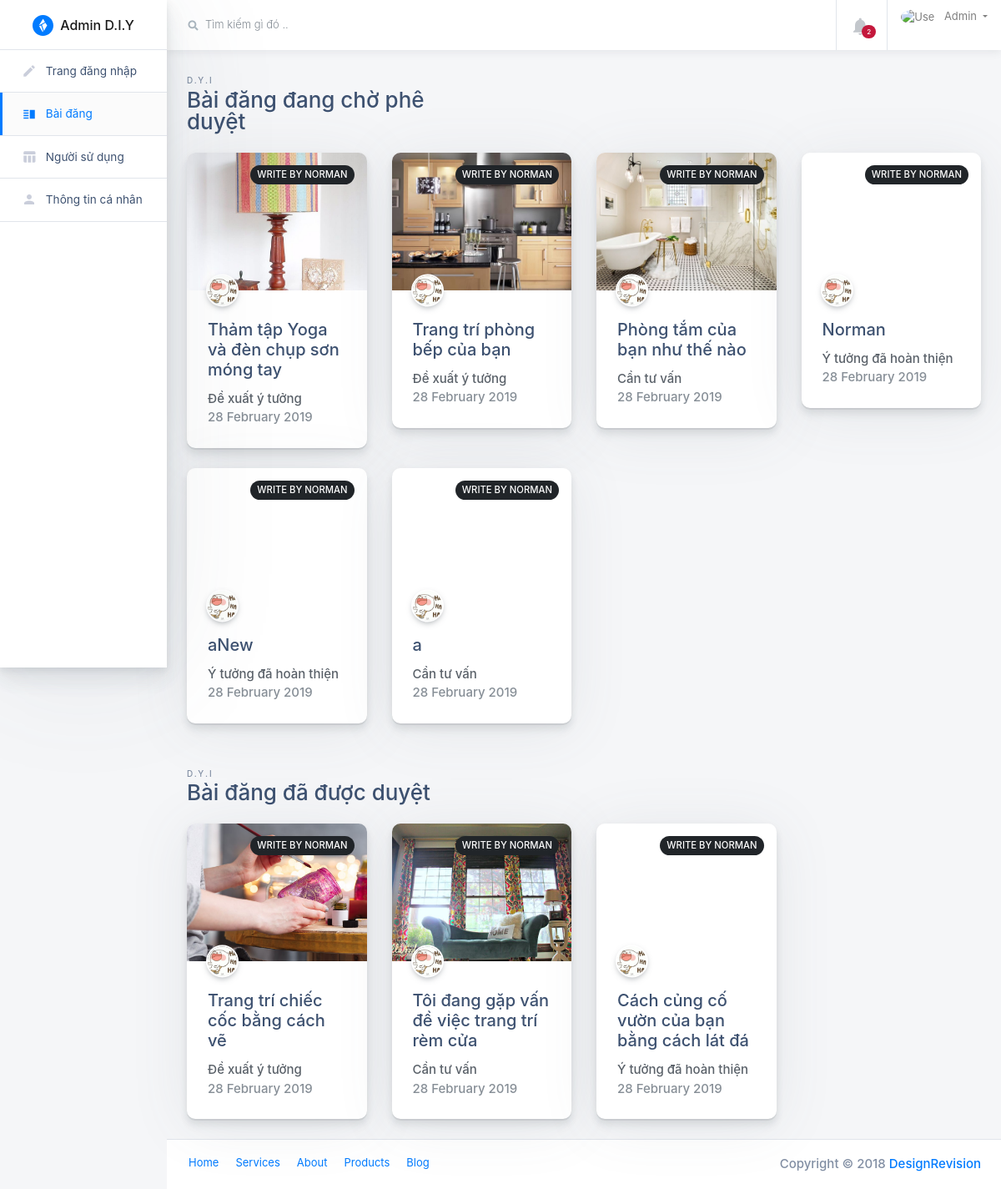
The page /src/Admin/components-blog-posts.php on the database its author committed.
### tables this page shows
CREATE TABLE `news` (
  `id` int(8) NOT NULL,
  `username` varchar(500) NOT NULL,
  `title` varchar(2000) NOT NULL,
  `category` varchar(200) NOT NULL,
  `status` varchar(2000) NOT NULL,
  `link_image` varchar(200) NOT NULL,
  `allowed` tinyint(1) NOT NULL,
  `content_post` longtext DEFAULT NULL,
  `material` int(8) NOT NULL,
  `cost` varchar(10) DEFAULT NULL,
  `time_do` varchar(200) NOT NULL,
  `chooseLevel` varchar(200) NOT NULL
);

### src/Admin/components-blog-posts.php (the view, shortened to what this page needs)
<?php
include "../../public/php/connect.php";
?>
<!doctype html>
<html class="no-js h-100" lang="en">
<head>
    <link href="https://use.fontawesome.com/releases/v5.0.6/css/all.css" rel="stylesheet">
    <link rel="stylesheet" href="https://stackpath.bootstrapcdn.com/bootstrap/4.1.3/css/bootstrap.min.css"
>
    <link rel="stylesheet" id="main-stylesheet" data-version="1.1.0" href="styles/shards-dashboards.1.1.0.min.css">
    <link rel="stylesheet" href="styles/extras.1.1.0.min.css">
	<link rel="stylesheet" href="button.css">
</head>
<body class="h-100">
<div class="container-fluid">
    <div class="row">
        <aside class="main-sidebar col-12 col-md-3 col-lg-2 px-0">
            <div class="main-navbar">
                <nav class="navbar align-items-stretch navbar-light bg-white flex-md-nowrap border-bottom p-0">
                    <a class="navbar-brand w-100 mr-0" href="#" style="line-height: 25px;">
                        <div class="d-table m-auto">
                            <img id="main-logo" class="d-inline-block align-top mr-1" style="max-width: 25px;"
                                 src="images/shards-dashboards-logo.svg" alt="Shards Dashboard">
                            <span class="d-none d-md-inline ml-1">Admin D.I.Y</span>
                        </div>
                    </a>
                </nav>
            </div>
            <div class="nav-wrapper">
                <ul class="nav flex-column">
                    <li class="nav-item">
                        <a class="nav-link" href="index.html">
                            <i class="material-icons">edit</i>
                            <span>Trang đăng nhập</span>
                        </a>
                    </li>
                    <li class="nav-item">
                        <a class="nav-link active " href="components-blog-posts.php">
                            <i class="material-icons">vertical_split</i>
                            <span>Bài đăng</span>
                        </a>
                    </li>
                    <li class="nav-item">
                        <a class="nav-link " href="tables.php">
                            <i class="material-icons">table_chart</i>
                            <span>Người sử dụng</span>
                        </a>
                    </li>
                    <li class="nav-item">
                        <a class="nav-link " href="user-profile-lite.html">
                            <i class="material-icons">person</i>
                            <span>Thông tin cá nhân</span>
                        </a>
                    </li>
                </ul>
            </div>
        </aside>
        <main class="main-content col-lg-10 col-md-9 col-sm-12 p-0 offset-lg-2 offset-md-3">
            <div class="main-navbar sticky-top bg-white">
                <nav class="navbar align-items-stretch navbar-light flex-md-nowrap p-0">
                    <form action="#" class="main-navbar__search w-100 d-none d-md-flex d-lg-flex">
                        <div class="input-group input-group-seamless ml-3">
                            <div class="input-group-prepend">
                                <div class="input-group-text">
                                    <i class="fas fa-search"></i>
                                </div>
                            </div>
                            <input class="navbar-search form-control" type="text" placeholder="Tìm kiếm gì đó .."
                                   aria-label="Search"></div>
                    </form>
                    <ul class="navbar-nav border-left flex-row ">
                        <li class="nav-item border-right dropdown notifications">
                            <a class="nav-link nav-link-icon text-center" href="#" role="button" id="dropdownMenuLink"
                               data-toggle="dropdown" aria-haspopup="true" aria-expanded="false">
                                <div class="nav-link-icon__wrapper">
                                    <i class="material-icons">&#xE7F4;</i>
                                    <span class="badge badge-pill badge-danger">2</span>
                                </div>
                            </a>
                        </li>
                        <li class="nav-item dropdown">
                            <a class="nav-link dropdown-toggle text-nowrap px-3" data-toggle="dropdown" href="#"
                               role="button" aria-haspopup="true" aria-expanded="false">
                                <img class="user-avatar rounded-circle mr-2" src="../../public/images/picture%20home%20login/icons8-google-home-64.png"
                                     alt="User Avatar">
                                <span class="d-none d-md-inline-block">Admin</span>
                            </a>
                        </li>
                    </ul>
                </nav>
            </div>
            <div class="main-content-container container-fluid px-4">
                <div class="page-header row no-gutters py-4">
                    <div class="col-12 col-sm-4 text-center text-sm-left mb-0">
                        <span class="text-uppercase page-subtitle">D.Y.I</span>
                        <h3 class="page-title">Bài đăng đang chờ phê duyệt</h3>
                    </div>
                </div>
                <div class="row">
                    <?php
                    $sql="SELECT * FROM `news` WHERE `allowed` = '0'";
                    $result = mysqli_query($conn,$sql);
                    while ($data = mysqli_fetch_array($result)){
                        echo '
                        <div class="col-lg-3 col-md-6 col-sm-12 mb-4" >
						<div class="mydivouter">
                        <div class="card card-small card-post card-post--1">
                            <div class="card-post__image"
                                 style="background-image: url(\'../../public/'.$data["link_image"].'")>
                                <a href="#" class="card-post__category badge badge-pill badge-dark">
                                <div>
                                       Write by '.$data["username"].'
                                </div>
                                </a>
                                <div class="card-post__author d-flex">
                                    <a href="#" class="card-post__author-avatar card-post__author-avatar--small"
                                       style="background-image: url(\'../../public/images/picture home login/tenor.gif\');"></a>
                                </div>
                            </div>
                            <div class="card-body">
                                <h5 class="card-title">
                                    <a class="text-fiord-blue" href="#">'.$data["title"].'</a>
                                </h5>
                                <div>
                                    '.$data["status"].'
                                </div>
                                <span class="text-muted">28 February 2019</span><br>
								<span><a href="../../public/php/accept_post.php?id='.$data["id"].'"><input type="button" class="mybuttonoverlap1 btn btn-primary" value="Accept"></a></span>
								<span><a href="../../public/php/delete_post.php?id='.$data["id"].'"><input type="button" class="mybuttonoverlap2 btn btn-danger" value="Delete"></a></span>
                            </div>
							</div>
                        </div>
                    </div>
                        ';
                    }
                    ?>
                </div>
                <div class="page-header row no-gutters py-4">
                    <div class="col-12 col-sm-4 text-center text-sm-left mb-0">
                        <span class="text-uppercase page-subtitle">D.Y.I</span>
                        <h3 class="page-title">Bài đăng đã được duyệt</h3>
                    </div>
                </div>
                <div class="row">
                    <?php
                    $sql="SELECT * FROM `news` WHERE `allowed` = '1'";
                    $result = mysqli_query($conn,$sql);
                    while ($data = mysqli_fetch_array($result)){
                        echo '
                        <div class="col-lg-3 col-md-6 col-sm-12 mb-4" >
						<div class="mydivouter">
                        <div class="card card-small card-post card-post--1">
                            <div class="card-post__image"
                                 style="background-image: url(\'../../public/'.$data["link_image"].'")>
                                <a href="#" class="card-post__category badge badge-pill badge-dark">
                                <div>
                                       Write by '.$data["username"].'
                                </div>
                                </a>
                                <div class="card-post__author d-flex">
                                    <a href="#" class="card-post__author-avatar card-post__author-avatar--small"
                                       style="background-image: url(\'../../public/images/picture home login/tenor.gif\');"></a>
                                </div>
                            </div>
                            <div class="card-body">
                                <h5 class="card-title">
                                    <a class="text-fiord-blue" href="#">'.$data["title"].'</a>
                                </h5>
                                <div>
                                    '.$data["status"].'
                                </div>
                                <span class="text-muted">28 February 2019</span><br>
								<span><a href="../../public/php/delete_post.php?id='.$data["id"].'"><input type="button" class="mybuttonoverlap3 btn btn-danger" value="Delete"></a></span>
                            </div>
							</div>
                        </div>
                    </div>
                        ';
                    }
                    ?>
                </div>
            </div>
            <footer class="main-footer d-flex p-2 px-3 bg-white border-top">
                <ul class="nav">
                    <li class="nav-item">
                        <a class="nav-link" href="#">Home</a>
                    </li>
                    <li class="nav-item">
                        <a class="nav-link" href="#">Services</a>
                    </li>
                    <li class="nav-item">
                        <a class="nav-link" href="#">About</a>
                    </li>
                    <li class="nav-item">
                        <a class="nav-link" href="#">Products</a>
                    </li>
                    <li class="nav-item">
                        <a class="nav-link" href="#">Blog</a>
                    </li>
                </ul>
                <span class="copyright ml-auto my-auto mr-2">Copyright © 2018
              <a href="https://designrevision.com" rel="nofollow">DesignRevision</a>
            </span>
            </footer>
        </main>
    </div>
</div>
</body>
</html>

### src/Admin/button.css (style rules this page uses)
.mydivouter { position: relative; }

### rows shown on the page
news: link_image (picture), username "NORMAN", title "Thảm tập Yoga và đèn chụp sơn móng tay", status "Đề xuất ý tưởng"
news: link_image (picture), username "NORMAN", title "Trang trí phòng bếp của bạn", status "Đề xuất ý tưởng"
news: link_image (picture), username "NORMAN", title "Phòng tắm của bạn như thế nào", status "Cần tư vấn"
news: username "NORMAN", title "Norman", status "Ý tưởng đã hoàn thiện"
news: username "NORMAN", title "aNew", status "Ý tưởng đã hoàn thiện"
news: username "NORMAN", title "a", status "Cần tư vấn"
news: link_image (picture), username "NORMAN", title "Trang trí chiếc cốc bằng cách vẽ", status "Đề xuất ý tưởng"
news: link_image (picture), username "NORMAN", title "Tôi đang gặp vấn đề việc trang trí rèm cửa", status "Cần tư vấn"
news: username "NORMAN", title "Cách củng cố vườn của bạn bằng cách lát đá", status "Ý tưởng đã hoàn thiện"
